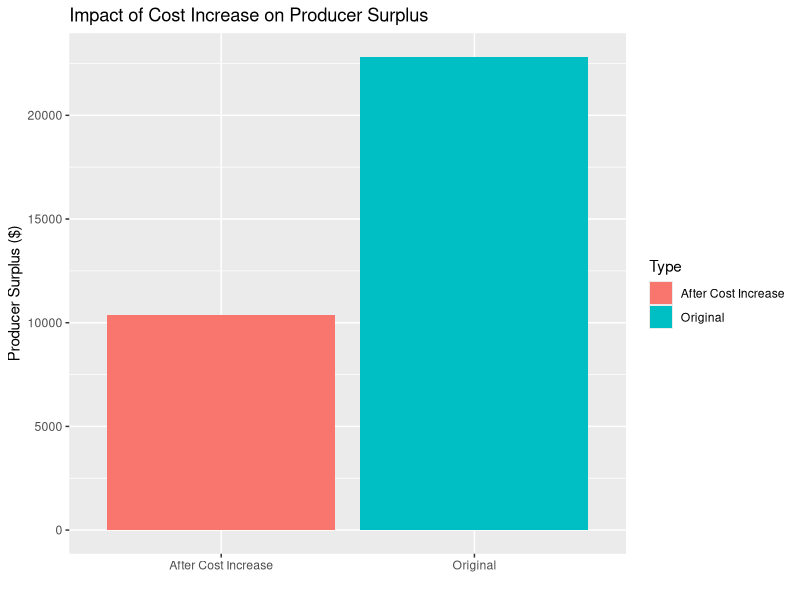
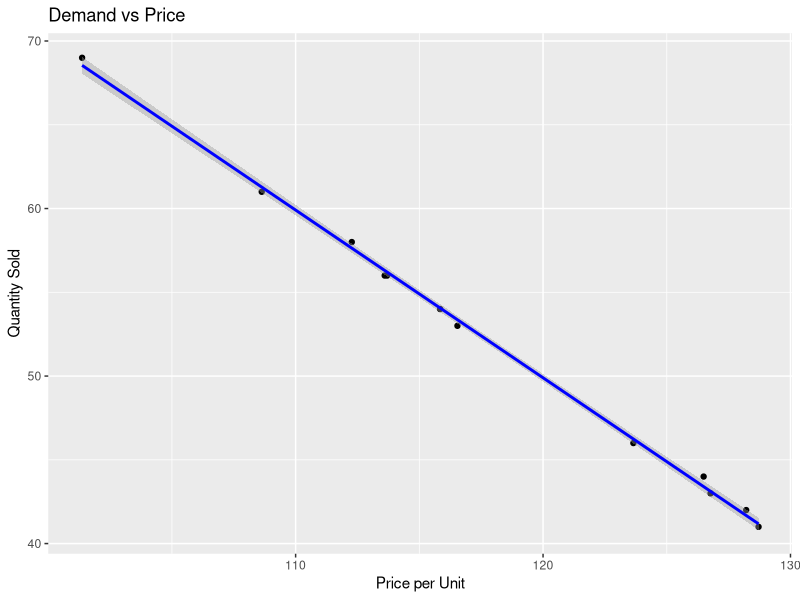
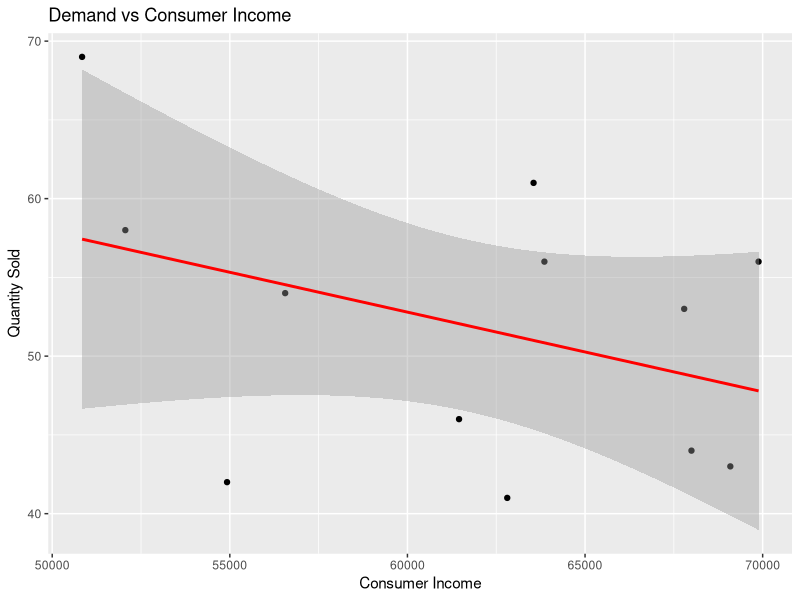
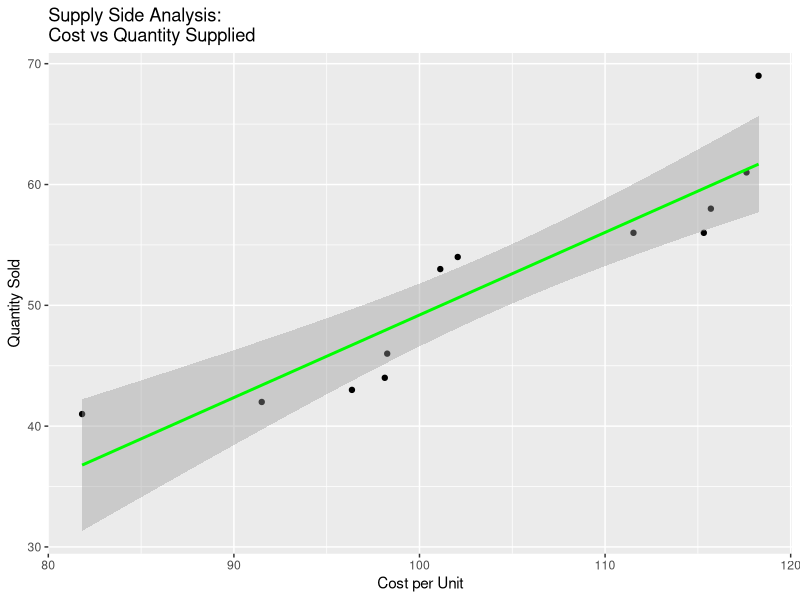
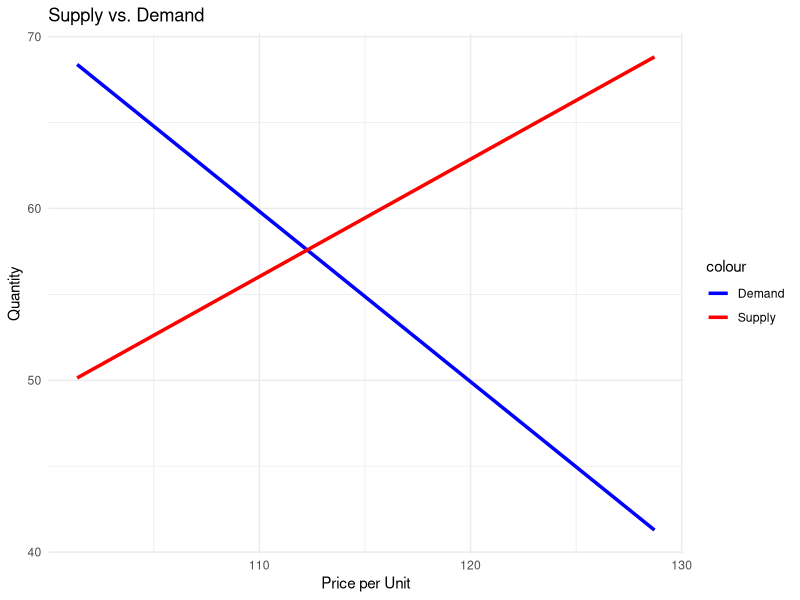
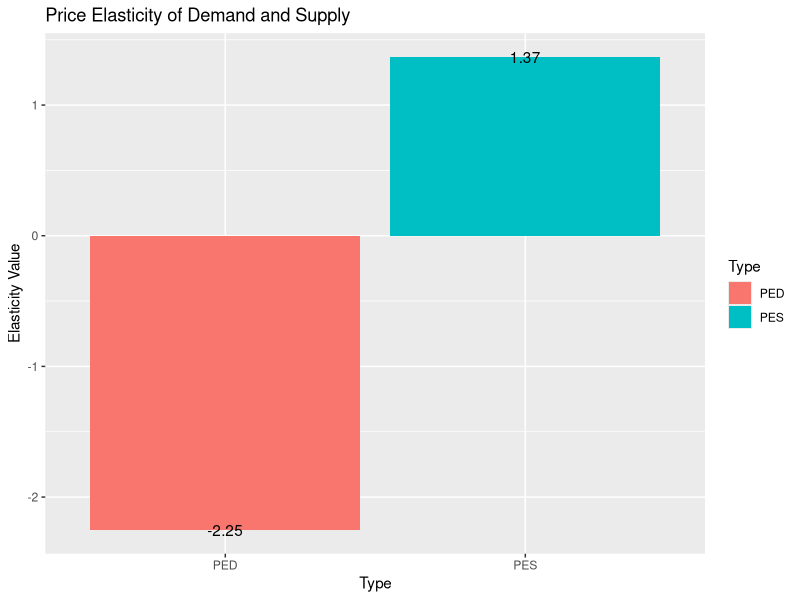

Reproduce these figures in R, in order.
## ---- chunk 1
# List of required packages
packages <- c("dplyr", "ggplot2", "readr", "stats")

# Install any packages that are not already installed
new_packages <- packages[!(packages %in% installed.packages()[,"Package"])]
if(length(new_packages)) install.packages(new_packages)

# Load the packages
lapply(packages, library, character.only = TRUE)
## ---- chunk 2
# # Save the dataset to a CSV file
# write.csv(timber_data, "timber_data.csv", row.names = FALSE)
## ---- chunk 3

# Load the dataset
timber_data <- read.csv("timber_data.csv")

# Check the first few rows of the dataset
head(timber_data)
## ---- chunk 4
# Calculate total revenue
timber_data$Total_Revenue <- timber_data$Price_per_Unit * timber_data$Quantity_Sold

# Calculate and print total revenue, average price, and total quantity sold
total_revenue <- sum(timber_data$Total_Revenue)
average_price <- mean(timber_data$Price_per_Unit)
total_quantity <- sum(timber_data$Quantity_Sold)

cat("Total Revenue: ", total_revenue, "\n")
cat("Average Price per Unit: ", average_price, "\n")
cat("Total Quantity Sold: ", total_quantity, "\n")
## ---- chunk 5
# Calculate Total Economic Value
economic_value <- total_quantity * average_price
cat("Total Economic Value of Timber Sales: ", economic_value, "\n")
## ---- chunk 6
# Assumptions for costs and maximum willingness to pay
average_cost_per_unit <- 80  # Hypothetical average cost
max_willingness_to_pay <- 135  # Hypothetical maximum price consumers are willing to pay

# Calculate Producer Surplus
producer_surplus <- sum((timber_data$Price_per_Unit - average_cost_per_unit) * timber_data$Quantity_Sold)
cat("Total Producer Surplus: ", producer_surplus, "\n")

# Calculate Consumer Surplus (simplified estimation)
consumer_surplus <- sum((max_willingness_to_pay - timber_data$Price_per_Unit) * timber_data$Quantity_Sold)
cat("Total Consumer Surplus: ", consumer_surplus, "\n")
## ---- chunk 7
# Simulate an increase in production cost
new_cost_per_unit <- average_cost_per_unit + 20  # Increased cost by $20

# Recalculate Producer Surplus with new cost
new_producer_surplus <- sum((timber_data$Price_per_Unit - new_cost_per_unit) * timber_data$Quantity_Sold)
cat("New Producer Surplus after Cost Increase: ", new_producer_surplus, "\n")

# Plotting the impact on Producer Surplus
old_vs_new_surplus <- data.frame(Type = c("Original", "After Cost Increase"),
                                 Surplus = c(producer_surplus, new_producer_surplus))
ggplot(old_vs_new_surplus, aes(x = Type, y = Surplus, fill = Type)) +
  geom_bar(stat = "identity") +
  ggtitle("Impact of Cost Increase on Producer Surplus") +
  ylab("Producer Surplus ($)") +
  xlab("")
## ---- chunk 8
# Prepare the data for regression
# Selecting the variables needed for the regression model
#timber_data <- timber_data %>%
#  select(Quantity_Sold, Price_per_Unit, Consumer_Income, Substitute_Price, Complement_Price)

# Fit the linear regression model
demand_model <- lm(Quantity_Sold ~ Price_per_Unit + Consumer_Income + Substitute_Price + Complement_Price, data = timber_data)

# Display the summary of the regression model
summary(demand_model)

# Check for multicollinearity (optional)
library(car)
vif(demand_model)  # Variance inflation factor to check multicollinearity
## ---- chunk 9
# Demand vs Price
ggplot(timber_data, aes(x = Price_per_Unit, y = Quantity_Sold)) +
  geom_point() +
  geom_smooth(method = "lm", col = "blue") +
  labs(title = "Demand vs Price", x = "Price per Unit", y = "Quantity Sold")

# Demand vs Consumer Income
ggplot(timber_data, aes(x = Consumer_Income, y = Quantity_Sold)) +
  geom_point() +
  geom_smooth(method = "lm", col = "red") +
  labs(title = "Demand vs Consumer Income", x = "Consumer Income", y = "Quantity Sold")
## ---- chunk 10
# Fit the linear regression model for the supply side
supply_model <- lm(Quantity_Sold ~ Cost_per_Unit, data = timber_data)

# Display the summary of the regression model
summary(supply_model)
## ---- chunk 11
# Cost vs Quantity Supplied
ggplot(timber_data, aes(x = Cost_per_Unit, y = Quantity_Sold)) +
  geom_point() +
  geom_smooth(method = "lm", col = "green") +
  labs(title = "Supply Side Analysis: \nCost vs Quantity Supplied", x = "Cost per Unit", y = "Quantity Sold")

## ---- chunk 12
# Generate a sequence of prices for predictions
price_range <- seq(from = min(timber_data$Price_per_Unit), to = max(timber_data$Price_per_Unit), length.out = 100)

# Predict quantities for demand and supply based on the price range
demand_predictions <- predict(demand_model, newdata = data.frame(Price_per_Unit = price_range, Consumer_Income = mean(timber_data$Consumer_Income), Substitute_Price = mean(timber_data$Substitute_Price), Complement_Price = mean(timber_data$Complement_Price)))
supply_predictions <- predict(supply_model, newdata = data.frame(Cost_per_Unit = price_range))

# Create a data frame for plotting
plot_data <- data.frame(Price = price_range, Demand = demand_predictions, Supply = supply_predictions)

# Plotting Demand vs. Supply
ggplot() +
  geom_line(data = plot_data, aes(x = Price, y = Demand, color = "Demand"), size = 1.2) +
  geom_line(data = plot_data, aes(x = Price, y = Supply, color = "Supply"), size = 1.2) +
  labs(title = "Supply vs. Demand", x = "Price per Unit", y = "Quantity") +
  scale_color_manual(values = c("Demand" = "blue", "Supply" = "red"), labels = c("Demand", "Supply")) +
  theme_minimal()
## ---- chunk 13
# Assuming you have already run the regression model for demand
demand_model <- lm(Quantity_Sold ~ Price_per_Unit + Consumer_Income + Substitute_Price + Complement_Price, data = timber_data)

# Assuming you have already run the regression model for supply
supply_model <- lm(Quantity_Sold ~ Cost_per_Unit, data = timber_data)

# Calculate average values for price, cost, and quantity
average_price <- mean(timber_data$Price_per_Unit)
average_cost <- mean(timber_data$Cost_per_Unit)
average_quantity <- mean(timber_data$Quantity_Sold)

# Calculate Price Elasticity of Demand using the coefficient of Price_per_Unit
ped <- coef(demand_model)['Price_per_Unit'] * average_price / average_quantity

# Calculate Price Elasticity of Supply using the coefficient of Cost_per_Unit
pes <- coef(supply_model)['Cost_per_Unit'] * average_cost / average_quantity

# Print the Price Elasticity of Demand and Supply
print(paste("Price Elasticity of Demand:", ped))
print(paste("Price Elasticity of Supply:", pes))
## ---- chunk 14
# Create a data frame for elasticities
elasticities <- data.frame(
  Type = c("PED", "PES"),
  Elasticity = c(ped, pes)
)

# Plotting Elasticities
ggplot(elasticities, aes(x = Type, y = Elasticity, fill = Type)) +
  geom_bar(stat = "identity") +
  labs(title = "Price Elasticity of Demand and Supply", x = "Type", y = "Elasticity Value") +
  geom_text(aes(label = round(Elasticity, 2)))

